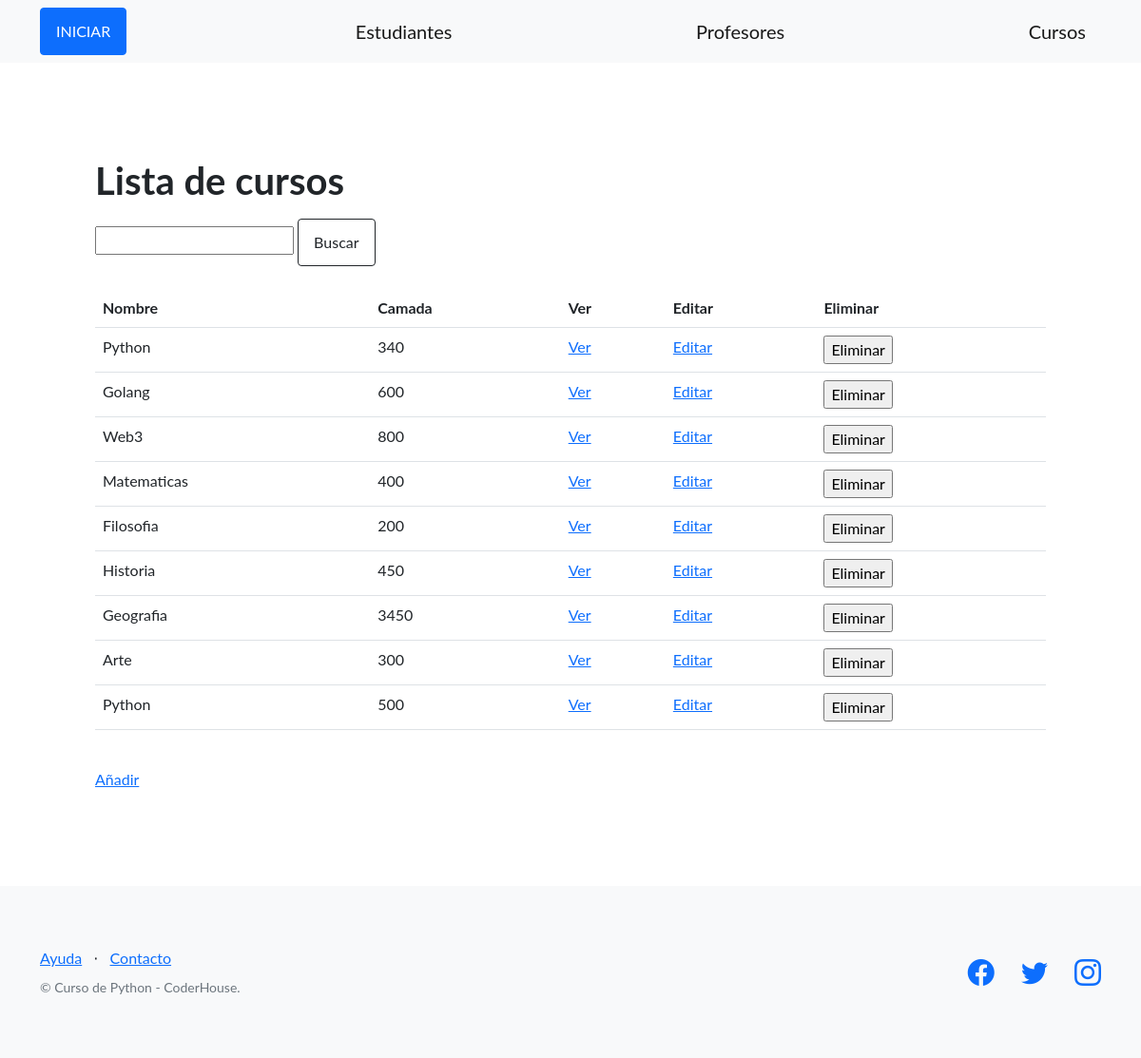
The page /curso/ on the database as committed earlier.
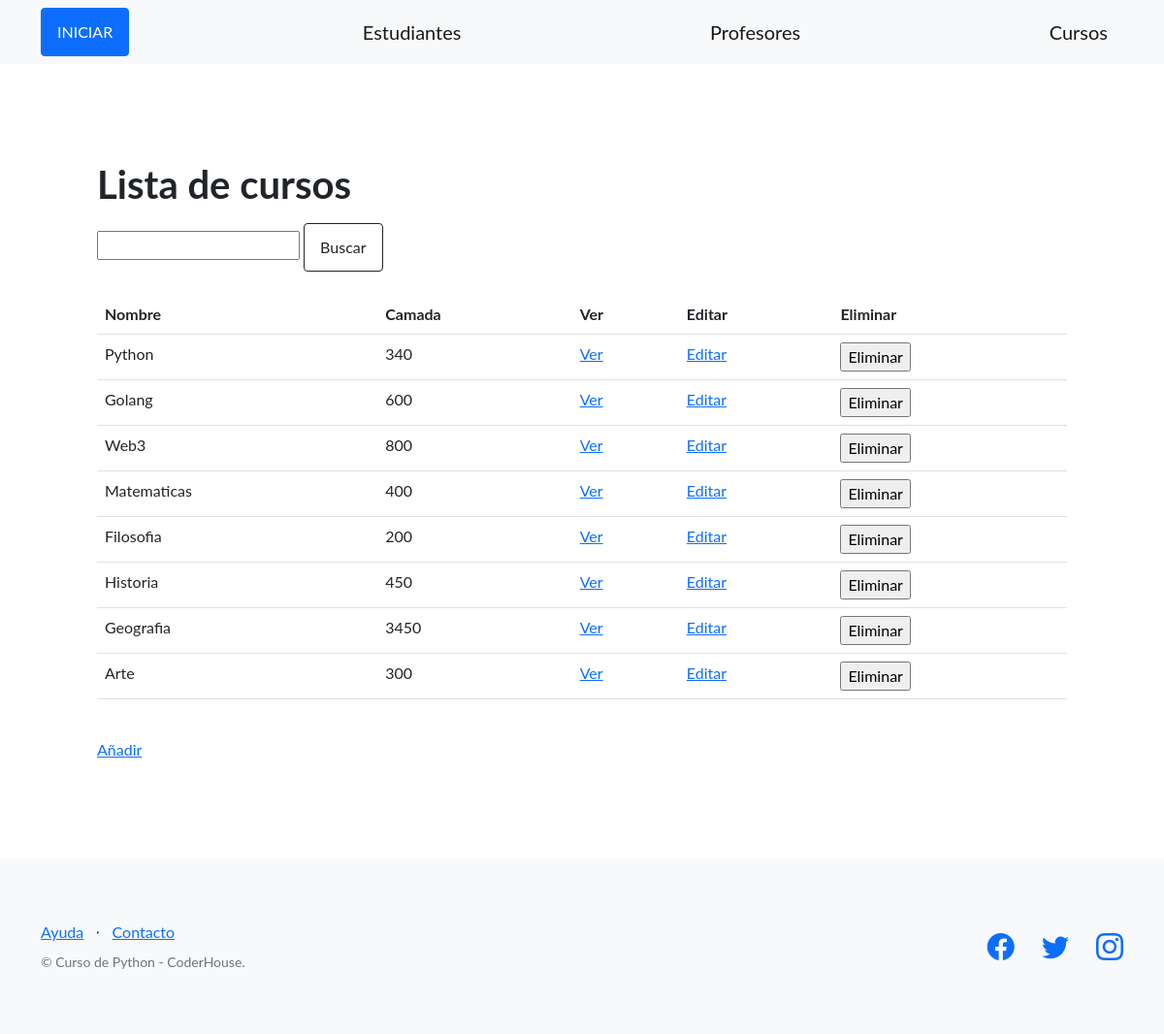
The same page on the database as committed later.
### AppCoder/models.py (models this page shows, shortened)
class Curso(models.Model):
    nombre = models.CharField(max_length=64)
    camada = models.IntegerField(default=0)
    descripcion = models.TextField(null=True)

### AppCoder/views.py (the view)
# urls.py: path('curso/', listar_curso, name="listar_curso"),
def listar_curso(request):
    contexto1= {
       'cursos': Curso.objects.all()
    }
    return render(
    request=request,
    template_name='AppCoder/lista_cursos.html',
    context=contexto1,
  )

### AppCoder/templates/AppCoder/lista_cursos.html (shortened to what this page needs)
{% extends "AppCoder/base.html" %}
{% block contenido %}
<section>
  <div>
    <h1>Lista de cursos</h1>
    <form action="{% url 'buscar_curso' %}" method="post">
      <input type="text" name="busqueda">
      <input type="submit" value="Buscar" class="btn btn-outline-dark">
   </form>
   <br>
   <table class=table>
    <tbody>
      <tr>
         <th>Nombre</th>
         <th>Camada</th>
         <th>Ver</th>
         <th>Editar</th>
         <th>Eliminar</th>
     </tr>
     {% for cur in cursos %}
     <tr>
      <td>{{cur.nombre}}</td>
      <td>{{cur.camada}}</td>
      <td>
        <a href="{%url 'ver_curso' cur.pk %}">
          Ver
        </a>
      </td>
      <td>
       <a href="{% url 'editar_curso' cur.pk %}">
        Editar
      </a>
      </td>
       <td>
        <form action="{% url 'eliminar_curso' cur.pk%}" method="post">
          <input type="submit" value="Eliminar">
        </form>
      </td>
     </tr>
     {% endfor %}
    </tbody>
   </table>
    <br>
    <a href="{%url 'crear_curso' %}">Añadir</a>
  </div>
</section>
{% endblock contenido %}

Rows that differ between the two databases and show on the page:
removed Curso: nombre "Python", camada "500"
